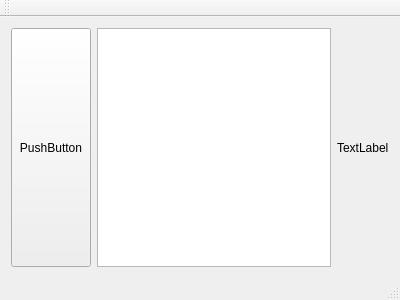
<?xml version="1.0" encoding="UTF-8"?>
<ui version="4.0">
 <class>MainWindow</class>
 <widget class="QMainWindow" name="MainWindow">
  <property name="geometry">
   <rect>
    <x>0</x>
    <y>0</y>
    <width>400</width>
    <height>300</height>
   </rect>
  </property>
  <property name="sizePolicy">
   <sizepolicy hsizetype="Fixed" vsizetype="Fixed">
    <horstretch>0</horstretch>
    <verstretch>0</verstretch>
   </sizepolicy>
  </property>
  <property name="minimumSize">
   <size>
    <width>0</width>
    <height>0</height>
   </size>
  </property>
  <property name="maximumSize">
   <size>
    <width>16777215</width>
    <height>16777215</height>
   </size>
  </property>
  <property name="windowTitle">
   <string>MainWindow</string>
  </property>
  <widget class="QWidget" name="centralWidget">
   <layout class="QHBoxLayout" name="horizontalLayout">
    <item>
     <widget class="QPushButton" name="pushButton">
      <property name="sizePolicy">
       <sizepolicy hsizetype="Minimum" vsizetype="Expanding">
        <horstretch>0</horstretch>
        <verstretch>0</verstretch>
       </sizepolicy>
      </property>
      <property name="text">
       <string>PushButton</string>
      </property>
     </widget>
    </item>
    <item>
     <widget class="QTextEdit" name="textEdit">
      <property name="sizePolicy">
       <sizepolicy hsizetype="Preferred" vsizetype="Preferred">
        <horstretch>0</horstretch>
        <verstretch>0</verstretch>
       </sizepolicy>
      </property>
     </widget>
    </item>
    <item>
     <widget class="QLabel" name="label">
      <property name="text">
       <string>TextLabel</string>
      </property>
     </widget>
    </item>
   </layout>
  </widget>
  <widget class="QMenuBar" name="menuBar">
   <property name="geometry">
    <rect>
     <x>0</x>
     <y>0</y>
     <width>400</width>
     <height>19</height>
    </rect>
   </property>
  </widget>
  <widget class="QToolBar" name="mainToolBar">
   <attribute name="toolBarArea">
    <enum>TopToolBarArea</enum>
   </attribute>
   <attribute name="toolBarBreak">
    <bool>false</bool>
   </attribute>
  </widget>
  <widget class="QStatusBar" name="statusBar"/>
 </widget>
 <layoutdefault spacing="6" margin="11"/>
 <resources/>
 <connections/>
</ui>
